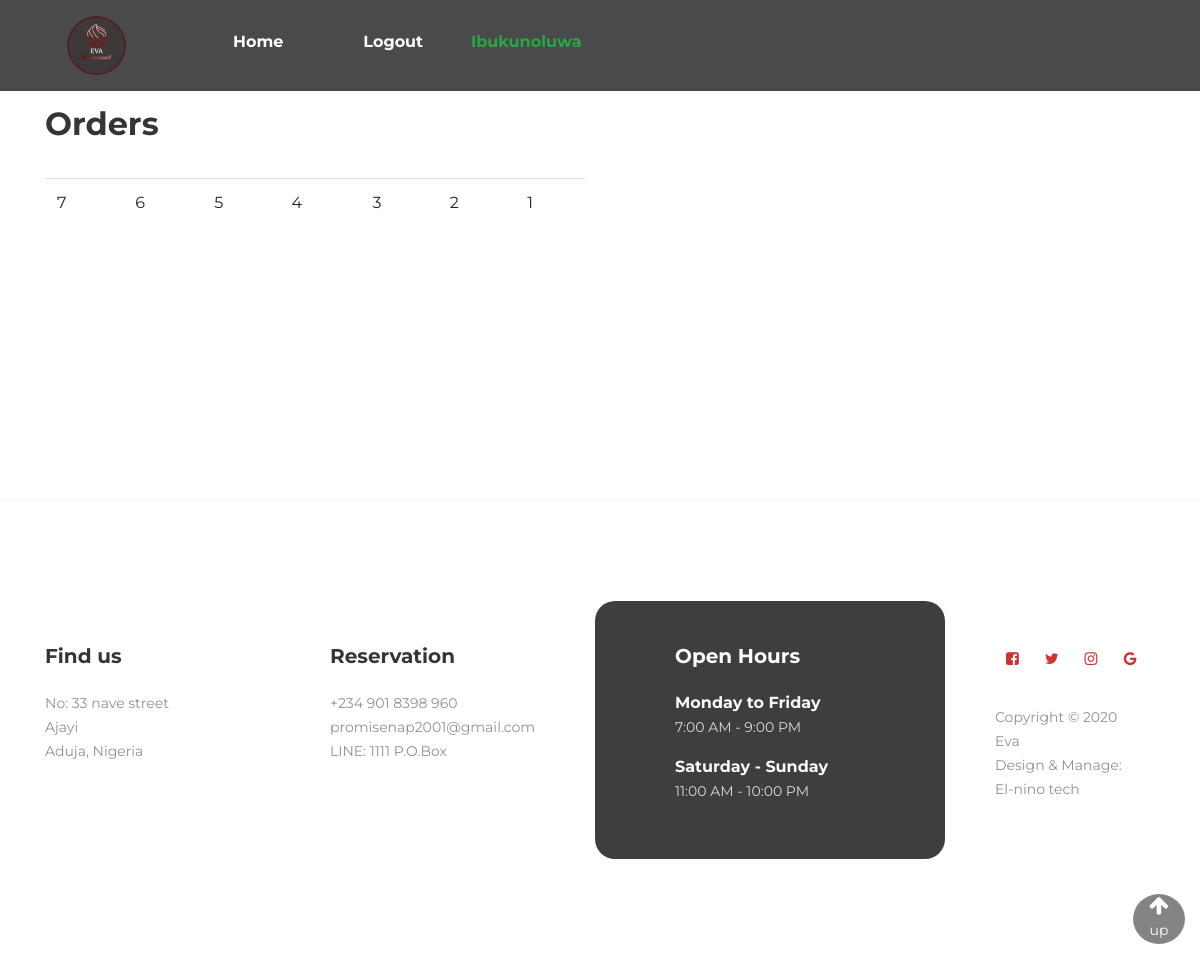
The page /staff/ (signed in) on the database its author committed.
### menu/models.py (models this page shows)
class DeliveryLocation(models.Model):
    ordering_plate = models.TextField(max_length=2000, default=None, null=True)
    phone_number = models.IntegerField()
    number_of_plate = models.IntegerField()
    delivery_location = models.TextField(max_length=2000, default=None, null=True)

### staff/views.py (the view)
# urls.py: path('', views.index, name='index'),
@login_required(login_url='/account/login')
def index(request):
    context = {}
    context['delivery'] = DeliveryLocation.objects.order_by('-id')
    return render(request, 'staff/index.html', context)

### templates/staff/index.html (shortened to what this page needs)
{% extends 'layouts/base.html' %}
{% load static %}
{% block content %}
    <section id="about" data-stellar-background-ratio="0.5">
        <div class="container">
            <div style="min-height: 400px !important;" class="row">
                <div class="col-md-6 col-sm-12">
                    <div class="about-info">
                        <div class="section-title wow fadeInUp" data-wow-delay="0.2s">
                            <h2>Orders</h2>
                        </div>
                        <div class="wow fadeInUp" data-wow-delay="0.4s">
                            <table class="table table-fixed">
                                <tbody>
                                    {% for d in delivery %}
                                    <td>
                                                {{ d.id }}
                                    </td>
                                    {% endfor %}
                                </tbody>
                            </table>
                        </div>
                    </div>
                </div>
                <div class="col-md-6 col-sm-12">
                    <div class="wow fadeInUp about-image" data-wow-delay="0.6s">
                    </div>
                </div>
            </div>
        </div>
    </section>
{% endblock %}

### templates/layouts/base.html (shortened to what this page needs)
{% load static %}
<!DOCTYPE html>
<html lang="en">
    <head>
        <link rel="stylesheet" href="{% static 'css/bootstrap.min.css' %}">
        <link rel="stylesheet" href="{% static 'css/bootstrap.css' %}">
        <link rel="stylesheet" href="{% static 'css/font-awesome.min.css' %}">
        <link rel="stylesheet" href="{% static 'css/animate.css' %}">
        <link rel="stylesheet" href="{% static 'css/owl.carousel.css' %}">
        <link rel="stylesheet" href="{% static 'css/owl.theme.default.min.css' %}">
        <link rel="stylesheet" href="{% static 'css/magnific-popup.css' %}">
        <link rel="stylesheet" href="{% static 'css/major-style.css' %}">
        <link rel="stylesheet" href="{% static 'css/app.css' %}">
    </head>
    <body>
        {% if request.path == '/' or request.path == '/menu/' or request.path == '/menu/quickmenu' or request.path == '/menu/reservation' %}
            <nav style="border-radius:0 !important;" class="navbar navbar-expand-md navbar-dark fixed-top nav-transparent" id="custom_navbar2">
        {% else %}
            <nav style="border-radius:0 !important;" class="navbar navbar-expand-md navbar-dark fixed-top nav-colored">
        {% endif %}
            <a class="navbar-brand ml-5 mr-5" href="/">
                <img src="{% static 'images/logo.png' %}" width="65" height="65" class="img-fluid" alt="Eva">
            </a>
            {% if user.is_staff %}
                <div class="collapse navbar-collapse" id="navbarCollapse">
                    <ul class="navbar-nav mr-auto">
                        <li class="nav-item ml-5 mr-5">
                            <h4>
                                <a class="nav-link text-center text-white" href="/staff">Home</a>
                            </h4>
                        </li>
                        <li class="nav-item ml-3 mr-3">
                            <h4>
                                <a class="nav-link text-center text-white" href="/account/logout">Logout</a>
                            </h4>
                        </li>
                        <li class="nav-item ml-3 mr-3">
                            <h4>
                                <a class="nav-link text-center text-success" href="/account/">{{ user.username }}</a>
                            </h4>
                        </li>
                    </ul>
                </div>
            {% endif %}
        </nav>
        {% block content %}
        {% endblock %}
        <div class="container">
            <div class="row">
                <div class="col-sm-12">
                    <div class="scrollup text-center">
                        <a href="#">
                            <i class="fa fa-lg fa-arrow-up text-white"></i>
                            <br>
                            <p class="text-white">
                                up
                            </p>
                        </a>
                    </div>
                </div>
            </div>
        </div>
        <footer id="footer" data-stellar-background-ratio="0.5">
            <div class="container">
                <div class="row">
                        <div class="col-md-3 col-sm-8">
                            <div class="footer-info">
                                <div class="section-title">
                                    <h2 class="wow fadeInUp" data-wow-delay="0.2s">Find us</h2>
                                </div>
                                <address class="wow fadeInUp" data-wow-delay="0.4s">
                                    <p>
                                        No: 33 nave street
                                        <br>
                                        Ajayi
                                        <br>
                                        Aduja, Nigeria
                                    </p>
                                </address>
                            </div>
                        </div>
                        <div class="col-md-3 col-sm-8">
                            <div class="footer-info">
                                <div class="section-title">
                                    <h2 class="wow fadeInUp" data-wow-delay="0.2s">Reservation</h2>
                                </div>
                                {% if user.is_authenticated %}
                                    <address class="wow fadeInUp" data-wow-delay="0.4s">
                                        <p>+234 901 8398 960</p>
                                        <p><a href="gmail:promisenap2001@gmail.com">promisenap2001@gmail.com</a></p>
                                        <p>LINE: 1111 P.O.Box </p>
                                    </address>
                                {% else %}
                                    <address class="wow fadeInUp" data-wow-delay="0.4s">
                                        <p>Please login to add reservation</p>
                                    </address>
                                {% endif %}
                            </div>
                        </div>
                        <div class="col-md-4 col-sm-8">
                            <div class="footer-info footer-open-hour">
                                <div class="section-title">
                                    <h2 class="wow fadeInUp" data-wow-delay="0.2s">Open Hours</h2>
                                </div>
                                <div class="wow fadeInUp" data-wow-delay="0.4s">
                                    <div>
                                        <strong>Monday to Friday</strong>
                                        <p>7:00 AM - 9:00 PM</p>
                                    </div>
                                    <div>
                                        <strong>Saturday - Sunday</strong>
                                        <p>11:00 AM - 10:00 PM</p>
                                    </div>
                                </div>
                            </div>
                        </div>
                        <div class="col-md-2 col-sm-4">
                            <ul class="wow fadeInUp social-icon" data-wow-delay="0.4s">
                                <li><a href="#" class="fa fa-facebook-square" attr="facebook icon"></a></li>
                                <li><a href="#" class="fa fa-twitter"></a></li>
                                <li><a href="#" class="fa fa-instagram"></a></li>
                                <li><a href="#" class="fa fa-google"></a></li>
                            </ul>
                            <div class="wow fadeInUp copyright-text" data-wow-delay="0.8s">
                                <p>
                                    <br>
                                    Copyright &copy; 2020
                                    <br>
                                    Eva
                                    <br>
                                    Design &amp; Manage:
                                    <br>
                                    El-nino tech
                                </p>
                            </div>
                        </div>
                </div>
            </div>
        </footer>
    </body>
</html>

### static/css/major-style.css (style rules this page uses)
body { background: #ffffff; font-family: 'Montserrat', sans-serif; overflow-x: hidden; }
h1,h2,h3,h4,h5,h6 { font-weight: bold; line-height: inherit; }
h2 { color: #353535; font-size: 2em; padding-bottom: 10px; }
p { color: #757575; font-size: 14px; font-weight: normal; line-height: 24px; }
html { -webkit-font-smoothing: antialiased; }
a { color: #252525; -webkit-transition: 0.5s; transition: 0.5s; text-decoration: none !important; }
.section-title { padding-bottom: 40px; }
.section-title h2 { margin: 0; }
section { position: relative; padding: 100px 0; }
#about { padding-bottom: 0; }
.about-info { padding: 0 6em 5em 0; }
.about-info .section-title { padding-bottom: 20px; }
.about-image { position: absolute; }
footer { border-top: 1px solid rgba(0,0,0,0.05); padding: 120px 0; padding-bottom: 80px; }
footer .section-title { padding-bottom: 10px; }
footer h2 { font-size: 20px; }
footer a, footer p { color: #909090; }
footer strong { color: #d9d9d9; }
footer address p { margin-bottom: 0; }
.footer-info, footer .social-icon { margin-top: 20px; }
.footer-open-hour { background: #ce3232; background: url('../images/footer-open-hour-bg.jpg') center center no-repeat; background-size: cover; border-radius: 20px; margin-top: 0; padding: 40px 0 40px 80px; overflow: hidden; position: relative; z-index: 22; right: 20px; bottom: 20px; }
.footer-open-hour::after { background: rgba(29,29,29,0.85); content: ""; position: absolute; top: 0; right: 0; bottom: 0; left: 0; width: 100%; height: 100%; z-index: -2222; }
.footer-open-hour h2 { color: #ffffff; }
.footer-open-hour p { color: #d9d9d9; }
.footer-open-hour strong { color: #f9f9f9; }
.social-icon { position: relative; padding: 0; margin: 0; }
.social-icon li { display: inline-block; list-style: none; margin-bottom: 5px; }
.social-icon li a { border-radius: 100px; color: #ce3232; font-size: 15px; width: 35px; height: 35px; line-height: 35px; text-decoration: none; text-align: center; transition: all 0.4s ease-in-out; position: relative; }
@media only screen and (max-width: 1200px) { .about-info { padding-right: 0; } }
@media only screen and (max-width: 1200px) { .about-image { position: relative; } }

### static/css/app.css (style rules this page uses)
html { scroll-behavior: smooth; min-height: 100%; }
.scrollup { width: 52px; height: 50px; border-radius: 50%; position: fixed; bottom: 15px; right: 15px; background-color: #3939399e; }
.nav-link { font-size: 16px; }
.nav-colored { background-color:#393939e8; transition: all ease-in-out 0.5s; }
.img-fluid, .modal-dialog.cascading-modal.modal-avatar .modal-header, .video-fluid { max-width: 100%; height: auto }

### rows shown on the page
DeliveryLocation: id "7"
DeliveryLocation: id "6"
DeliveryLocation: id "5"
DeliveryLocation: id "4"
DeliveryLocation: id "3"
DeliveryLocation: id "2"
DeliveryLocation: id "1"

### other values the page prints
{{ user.username }} "Ibukunoluwa"
